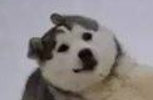
#> input picture 个性头像/images/Dog.png, 153 x 100 px
$ python Addnumber.py
#> lines starting #> are read from the running program, lines starting #| are printed output that depends on the picture
#--*--coding:utf-8--*--
"""
@author: mrsong
"""

from PIL import Image, ImageDraw, ImageFont
import random


class Individuation(object):
    def Addnum(self):
        #打开图片
        im = Image.open('./images/Dog.png')
#> im is the input picture: PIL image 153x100 RGB; mean R, G, B 141.4, 135.8, 136.6
        #设置随机生成的数字
        randomNum = str(random.randint(1, 99))
        #图片大小
        width, height = im.size
#> width = 153; height = 100
        #设置数字显示的位置
        width_new = width * 0.6
#> width_new = 91.8
        height_new = height * 0.1
#> height_new = 10
        #设置数字字体
        font = ImageFont.truetype('arial.ttf',36)
        draw = ImageDraw.Draw(im)
        draw.text((width_new, height_new), randomNum, font = font, fill = (255, 33, 33))
        im.save('./images/Dog_done.png')
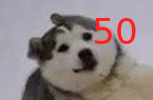
#> saved as Dog_done.png: PIL image 153x100 RGB; mean R, G, B 143.5, 132.4, 133

if __name__ == '__main__':
    individuation = Individuation()
    individuation.Addnum()
